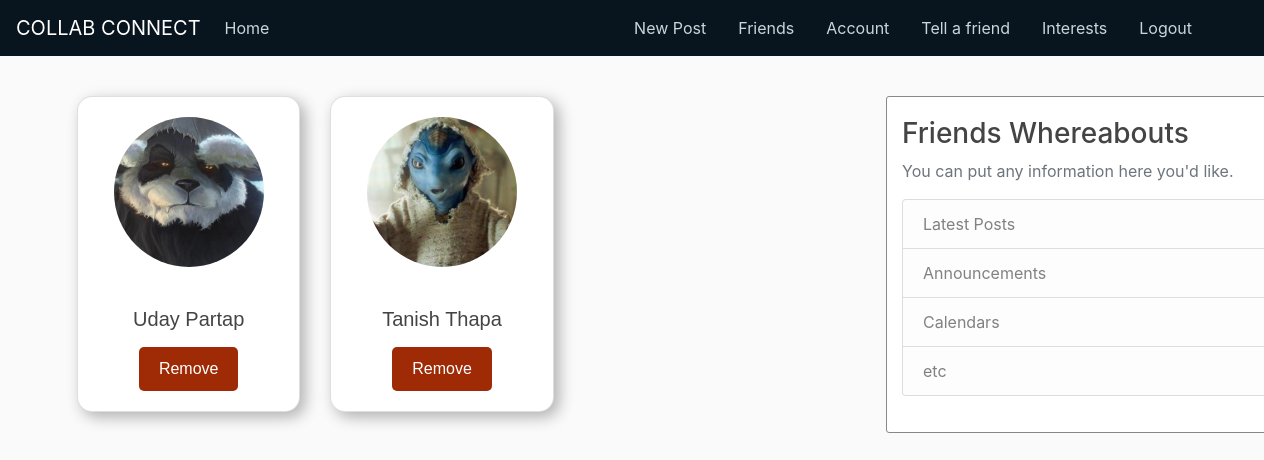
The page /friends (signed in) on the database its author committed.
### flaskblog/models.py (models this page shows, shortened)
class User(db.Model, UserMixin):
    __tablename__ = 'users'
    id = db.Column(db.Integer, primary_key=True)
    username = db.Column(db.String(20), unique=True, nullable=False)
    email = db.Column(db.String(120), unique=True, nullable=False)
    image_file = db.Column(db.String(20), nullable=False, default='default.jpg')
    password = db.Column(db.String(60), nullable=False)
    posts = db.relationship('Post', backref='author', cascade='all, delete', lazy=True)
    comments = db.relationship('Comment', backref='author', cascade='all, delete', lazy=True)
    friendship = db.relationship(
        'Friendship',
        primaryjoin="(User.id == Friendship.user_id) | (User.id == Friendship.friend_id)",
        backref='users',
        lazy='dynamic',
        cascade='all, delete-orphan'
    )
    categories = db.relationship('Category', secondary='user_categories', cascade='all, delete', back_populates='users')
    likes = db.relationship('Like', backref='user', cascade='all, delete', lazy=True)

### flaskblog/routes.py (the view)
@app.route('/friends')
@login_required
def friends():
    friends_list = current_user.friendship.all()
    friendsList = []
    for friendshipp in friends_list:
        friend = User.query.filter_by(id=friendshipp.friend_id).first()
        if friend != current_user:  # Exclude the current user from the friends list
            friendsList.append(friend)
    return render_template('friends.html', user=current_user, friends_list=friendsList)

### flaskblog/models.py (called while the page is built)
@login_manager.user_loader
def load_user(user_id):
    return User.query.get(int(user_id))

### flaskblog/templates/friends.html (shortened to what this page needs)
{% extends "layout.html" %}
{% block content %}
  <div class="row mt-3">
    {% for friend in friends_list %}
    <div class="col-sm-4">
      <div class="card mb-5 custom-shadow">
        <img src="{{ url_for('static', filename='profile_pics/' + friend.image_file) }}" class="card-img-top" alt="{{ friend.username }}">
        <div class="card-body">
          <h5 class="card-title" style="text-align: center; font-family: Arial, Helvetica, sans-serif;">{{ friend.username }}</h5>
          <form action="{{ url_for('remove_friend', friend_id=friend.id) }}" method="POST">
            <button type="submit" class="btn-remove">Remove</button>
          </form>
        </div>
      </div>
    </div>
    {% endfor %}
  </div>
  {% endblock content %}

### flaskblog/static/main.css (style rules this page uses)
body { background: #fafafa; color: #333333; margin-top: 5rem; }
h1, h2, h3, h4, h5, h6 { color: #444444; }

### flaskblog/templates/friends.html (style rules this page uses)
.custom-shadow { box-shadow: 5px 5px 15px rgba(0, 0, 0, 0.3); transition: transform 0.3s, box-shadow 0.3s; border-radius: 15px; position: relative; }
.card-img-top { border-top-left-radius: 15px; border-top-right-radius: 15px; border-radius: 50%; width: 150px; height: 150px; object-fit: cover; margin: 20px auto; }
.btn-remove { display: block; margin: 10px auto 0; background-color: rgb(158, 43, 5); color: white; border: none; padding: 10px 20px; border-radius: 5px; text-align: center; cursor: pointer; font-family: Arial, Helvetica, sans-serif; }

### rows shown on the page
User: image_file (picture), username "Uday Partap"
User: image_file (picture), username "Tanish Thapa"
